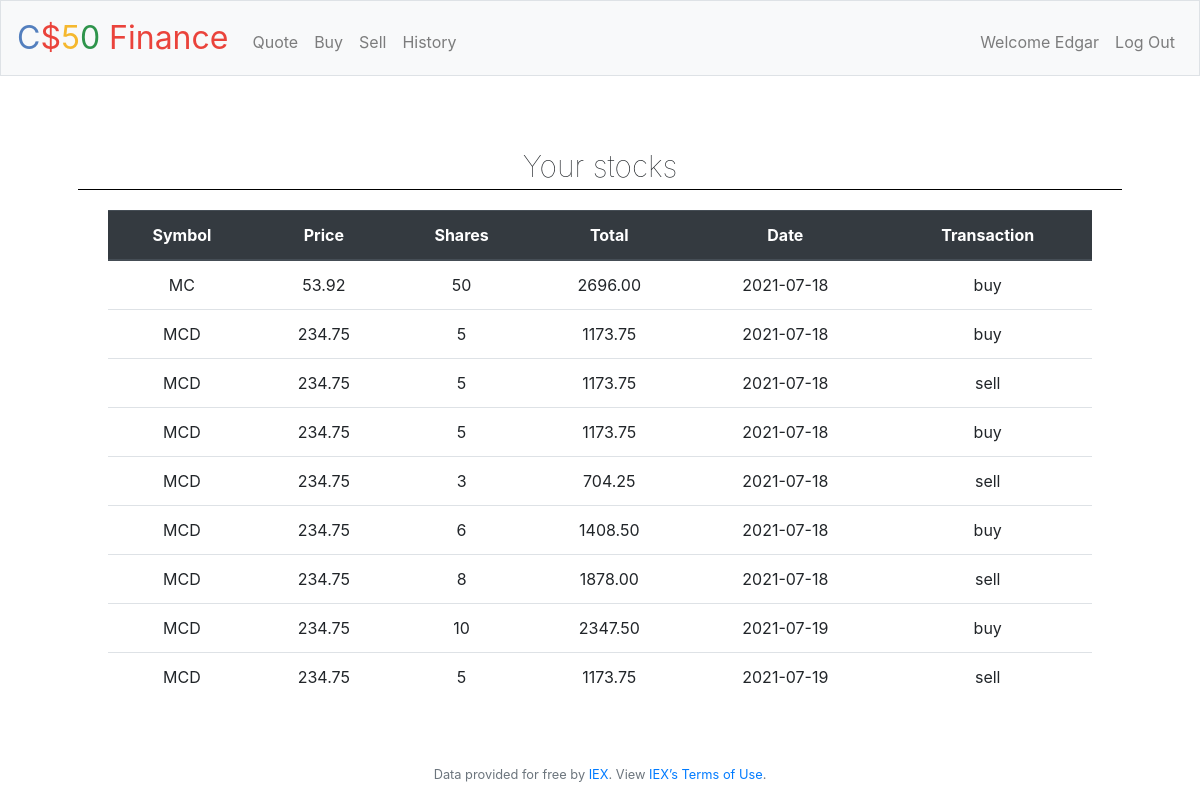
Screenshot of /history (signed in) with the database file from the repository.
### tables this page shows
CREATE TABLE users (id INTEGER, username TEXT NOT NULL, hash TEXT NOT NULL, cash NUMERIC NOT NULL DEFAULT 10000.00, PRIMARY KEY(id));

CREATE TABLE user_history(id INTEGER NOT NULL, user_stocks_id INTEGER NOT NULL, shares INTEGER NOT NULL DEFAULT 1, price NUMERIC NOT NULL, date TEXT NOT NULL DEFAULT (date('now')), transaction_type TEXT NOT NULL, PRIMARY KEY(id), FOREIGN KEY(user_stocks_id) REFERENCES user_stocks(id));

CREATE TABLE user_stocks(id INTEGER, username_id INTEGER NOT NULL, stock_id TEXT NOT NULL, shares INTEGER NOT NULL DEFAULT 1, PRIMARY KEY(id), FOREIGN KEY(username_id) REFERENCES users(id));

### application.py (the view)
@app.route("/history")
@login_required
def history():
    user_id = session["user_id"]
    username = db.execute("SELECT username FROM users WHERE id = (?)", user_id)[0]["username"]
    history = db.execute("SELECT history.id as id, stocks.stock_id AS stock_id, history.shares AS shares, history.price AS price, history.date AS date, history.transaction_type AS type FROM user_stocks as stocks INNER JOIN user_history AS history ON stocks.id = history.user_stocks_id WHERE stocks.username_id = (?) ORDER BY history.date, stocks.stock_id", user_id)
    return render_template("history.html", history=history, username=username)

### application.py (called while the page is built)
@app.after_request
def after_request(response):
    response.headers["Cache-Control"] = "no-cache, no-store, must-revalidate"
    response.headers["Expires"] = 0
    response.headers["Pragma"] = "no-cache"
    return response

### helpers.py (called while the page is built)
def login_required(f):
    @wraps(f)
    def decorated_function(*args, **kwargs):
        if session.get("user_id") is None:
            return redirect("/login")
        return f(*args, **kwargs)
    return decorated_function

### templates/history.html (shortened to what this page needs)
{% extends "layout.html" %}
{% block main %}
    <p class="title animated bounceInLeft">Your stocks</p>
    <div class="container">
        <div class"row">
            <div class="col-12 d-none d-lg-block">
                <table class="table">
                    <thead class="thead-dark">
                        <tr>
                            <th scope="col">Symbol</th>
                            <th scope="col">Price</th>
                            <th scope="col">Shares</th>
                            <th scope="col">Total</th>
                            <th scope="col">Date</th>
                            <th scope="col">Transaction</th>
                        </tr>
                    </thead>
                    <tbody>
                        {% for h in history %}
                            <tr>
                                <td scope="row">{{ h.stock_id }}</td>
                                <td>{{ "{:.2f}".format(h.price) }}</td>
                                <td>{{ h.shares }}</td>
                                <td>{{ "{:.2f}".format(h.price * h.shares)  }}</td>
                                <td>{{ h.date }}</td>
                                <td>{{ h.type }}</td>
                            </tr>
                        {% endfor %}
                    </tbody>
                </table>
            </div>
        </div>
    </div>
{% endblock %}

### templates/layout.html (shortened to what this page needs)
<!DOCTYPE html>
<html lang="en">
    <head>
        <link rel="stylesheet" href="https://cdn.jsdelivr.net/npm/bootstrap@4.5.3/dist/css/bootstrap.min.css">
        <link href="/static/styles.css" rel="stylesheet">
        <link rel="stylesheet" href="https://cdnjs.cloudflare.com/ajax/libs/animate.css/3.5.2/animate.min.css">
    </head>
    <body>
        <nav class="navbar navbar-expand-md navbar-light bg-light border">
            <a class="navbar-brand" href="/"><span class="blue">C</span><span class="red">$</span><span class="yellow">5</span><span class="green">0</span> <span class="red">Finance</span></a>
            <div class="collapse navbar-collapse text-center" id="navbar">
                {% if session.user_id %}
                    <ul class="navbar-nav mr-auto mt-2">
                        <li class="nav-item"><a class="nav-link" href="/quote">Quote</a></li>
                        <li class="nav-item"><a class="nav-link" href="/buy">Buy</a></li>
                        <li class="nav-item"><a class="nav-link" href="/sell">Sell</a></li>
                        <li class="nav-item"><a class="nav-link" href="/history">History</a></li>
                    </ul>
                    <ul class="navbar-nav ml-auto mt-2">
                        <li class="d-none d-md-inline nav-item nav-link">Welcome {{ username }}</li>
                        <li class="nav-item"><a class="nav-link" href="/logout">Log Out</a></li>
                    </ul>
                {% else %}
                    <ul class="navbar-nav ml-auto mt-2">
                        <li class="nav-item"><a class="nav-link" href="/register">Register</a></li>
                        <li class="nav-item"><a class="nav-link" href="/login">Log In</a></li>
                    </ul>
                {% endif %}
            </div>
        </nav>
        <main class="container p-5">
            {% block main %}{% endblock %}
        </main>
        <footer class="small text-center text-muted">
            Data provided for free by <a href="https://iextrading.com/developer">IEX</a>. View <a href="https://iextrading.com/api-exhibit-a/">IEX’s Terms of Use</a>.
        </footer>
    </body>
</html>

### static/styles.css (style rules this page uses)
nav .navbar-brand { font-size: xx-large; }
nav .navbar-brand .blue { color: #537fbe; }
nav .navbar-brand .red { color: #ea433b; }
nav .navbar-brand .yellow { color: #f5b82e; }
nav .navbar-brand .green { color: #2e944b; }
main { overflow-x: auto; text-align: center; }
.title { margin: 20px 0; font-size: 30px; border-bottom: #000000; border-width: 0 0 1.5px 0; border-style: solid; font-weight: lighter; }

### rows the page displays
users: username "Edgar"
user_history: stock_id "MC", price "53.92", shares "50", h.price*h.shares "2696.00", date "2021-07-18", type "buy"
user_history: stock_id "MCD", price "234.75", shares "5", h.price*h.shares "1173.75", date "2021-07-18", type "buy"
user_history: stock_id "MCD", price "234.75", shares "5", h.price*h.shares "1173.75", date "2021-07-18", type "sell"
user_history: stock_id "MCD", price "234.75", shares "5", h.price*h.shares "1173.75", date "2021-07-18", type "buy"
user_history: stock_id "MCD", price "234.75", shares "3", h.price*h.shares "704.25", date "2021-07-18", type "sell"
user_history: stock_id "MCD", price "234.75", shares "6", h.price*h.shares "1408.50", date "2021-07-18", type "buy"
user_history: stock_id "MCD", price "234.75", shares "8", h.price*h.shares "1878.00", date "2021-07-18", type "sell"
user_history: stock_id "MCD", price "234.75", shares "10", h.price*h.shares "2347.50", date "2021-07-19", type "buy"
user_history: stock_id "MCD", price "234.75", shares "5", h.price*h.shares "1173.75", date "2021-07-19", type "sell"
